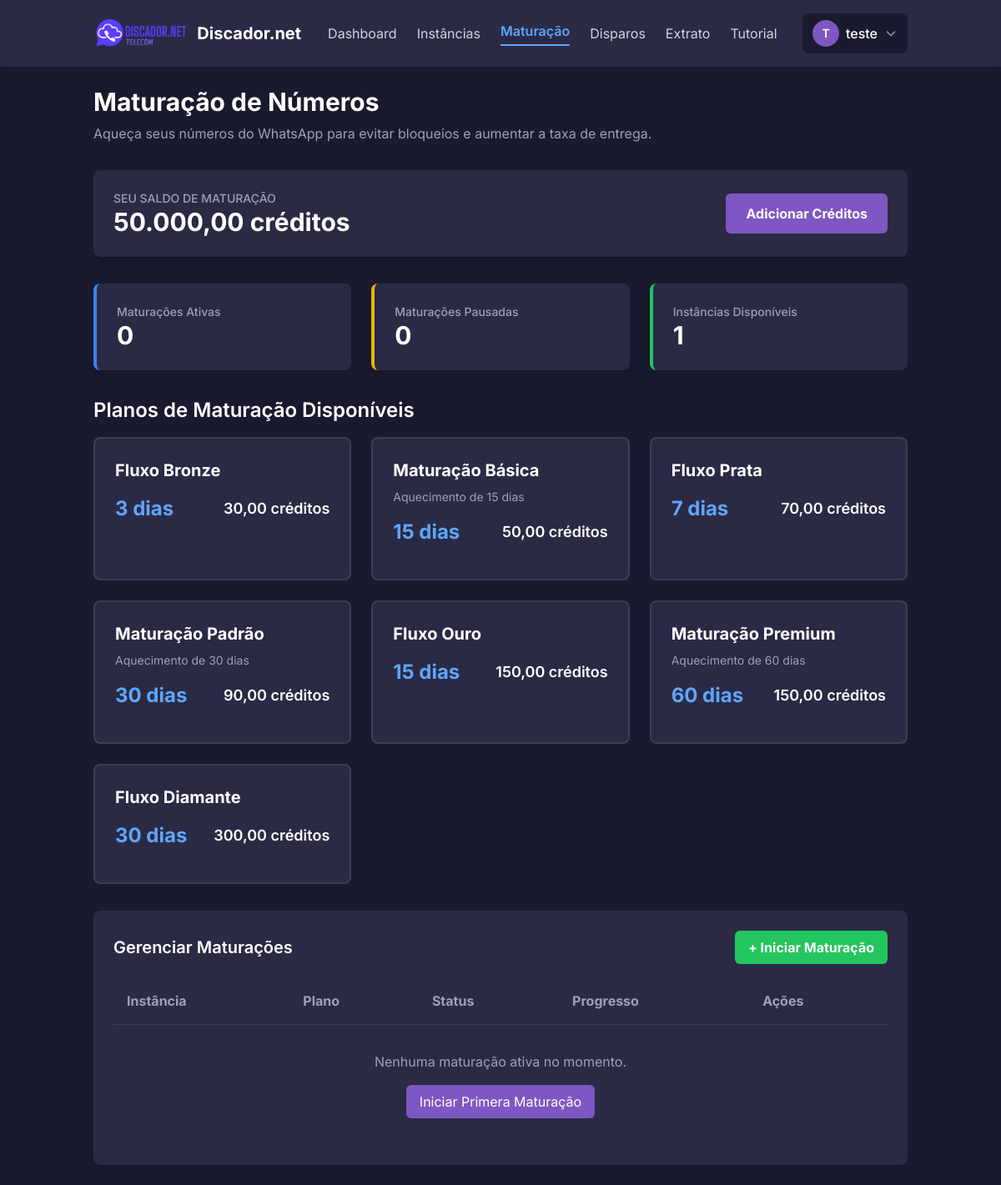
Screenshot of /views/client/maturacao.php (signed in) with the database file from the repository.
### tables this page shows
CREATE TABLE `clientes` (
  `id` int NOT NULL AUTO_INCREMENT,
  `nome` varchar(255) NOT NULL,
  `email` varchar(255) NOT NULL,
  `senha` varchar(255) NOT NULL,
  `saldo_creditos_disparo` int DEFAULT '0',
  `saldo_creditos_maturacao` decimal(10,2) DEFAULT '0.00',
  `reset_token` varchar(64) DEFAULT NULL,
  `reset_token_expires_at` datetime DEFAULT NULL,
  `data_cadastro` timestamp NOT NULL DEFAULT CURRENT_TIMESTAMP,
  `cpf` varchar(14) DEFAULT NULL,
  `telefone` varchar(20) DEFAULT NULL,
  `asaas_customer_id` varchar(255) DEFAULT NULL,
  PRIMARY KEY (`id`),
  UNIQUE KEY `email` (`email`),
  KEY `idx_asaas_customer_id` (`asaas_customer_id`)
);

CREATE TABLE `planos` (
  `id` int NOT NULL AUTO_INCREMENT,
  `nome` varchar(255) NOT NULL,
  `descricao` text,
  `tipo` enum('disparo','maturacao') NOT NULL,
  `preco` decimal(10,2) NOT NULL,
  `creditos_disparo` int DEFAULT NULL COMMENT 'Créditos específicos para planos de disparo',
  `creditos` int DEFAULT '0',
  `duracao_dias` int DEFAULT NULL COMMENT 'Usado para planos de maturação',
  `ativo` tinyint(1) NOT NULL DEFAULT '1',
  PRIMARY KEY (`id`)
);

### views/client/maturacao.php (the view, shortened to what this page needs)
<?php
require_once '../partials/header.php';
require_once __DIR__ . '/../../config/database.php';
$cliente_id = $_SESSION['user_id'];
try {
    $stmt_instancias = $pdo->prepare("SELECT id, nome_instancia, numero_telefone FROM instancias WHERE cliente_id = ? AND status = 'Conectado' ORDER BY nome_instancia");
    $stmt_instancias->execute([$cliente_id]);
    $instancias_conectadas = $stmt_instancias->fetchAll();
    $stmt_planos = $pdo->prepare("SELECT id, nome, descricao, preco, duracao_dias FROM planos WHERE tipo = 'maturacao' AND ativo = TRUE ORDER BY preco");
    $stmt_planos->execute();
    $planos_maturacao = $stmt_planos->fetchAll();
    $stmt_maturacoes = $pdo->prepare("
        SELECT i.id, i.nome_instancia, i.numero_telefone, i.data_fim_maturacao, i.maturacao_restante_secs,
               p.nome as nome_plano, p.duracao_dias, p.preco
        FROM instancias i
        LEFT JOIN planos p ON i.plano_maturacao_id = p.id
        WHERE i.cliente_id = ? AND (i.data_fim_maturacao IS NOT NULL OR i.maturacao_restante_secs > 0)
        ORDER BY i.nome_instancia
    ");
    $stmt_maturacoes->execute([$cliente_id]);
    $maturacoes_ativas = $stmt_maturacoes->fetchAll();
    $stmt_saldo = $pdo->prepare("SELECT saldo_creditos_maturacao FROM clientes WHERE id = ?");
    $stmt_saldo->execute([$cliente_id]);
    $saldo_maturacao = $stmt_saldo->fetchColumn();
    $total_maturando = 0;
    $total_pausadas = 0;
} catch (PDOException $e) {
    die("Erro ao carregar dados de maturação: " . $e->getMessage());
}
?>
<div x-data="{ isStartModalOpen: false, selectedInstance: '', selectedPlan: '', planPrice: 0 }">
    <h1 class="text-3xl font-bold text-white mb-2">Maturação de Números</h1>
    <p class="text-gray-400 mb-8">Aqueça seus números do WhatsApp para evitar bloqueios e aumentar a taxa de entrega.</p>
    <div class="mb-8 p-6 bg-card-fundo rounded-lg shadow-lg flex justify-between items-center">
        <div>
            <h3 class="text-gray-400 text-sm font-medium">SEU SALDO DE MATURAÇÃO</h3>
            <p class="text-3xl font-bold text-white"><?= number_format($saldo_maturacao, 2, ',', '.') ?> créditos</p>
        </div>
        <a href="comprar_planos.php" class="bg-roxo-principal text-white font-bold px-6 py-3 rounded-md hover:bg-purple-600 transition">
            Adicionar Créditos
        </a>
    </div>
    <div class="grid grid-cols-1 md:grid-cols-3 gap-6 mb-8">
        <div class="bg-card-fundo p-6 rounded-lg shadow-lg border-l-4 border-blue-500">
            <h2 class="text-gray-400 text-sm font-medium">Maturações Ativas</h2>
            <p class="text-3xl font-bold text-white"><?= $total_maturando ?></p>
        </div>
        <div class="bg-card-fundo p-6 rounded-lg shadow-lg border-l-4 border-yellow-500">
            <h2 class="text-gray-400 text-sm font-medium">Maturações Pausadas</h2>
            <p class="text-3xl font-bold text-white"><?= $total_pausadas ?></p>
        </div>
        <div class="bg-card-fundo p-6 rounded-lg shadow-lg border-l-4 border-green-500">
            <h2 class="text-gray-400 text-sm font-medium">Instâncias Disponíveis</h2>
            <p class="text-3xl font-bold text-white"><?= count($instancias_conectadas) ?></p>
        </div>
    </div>
    <div class="mb-8">
        <h2 class="text-2xl font-semibold text-white mb-4">Planos de Maturação Disponíveis</h2>
        <div class="grid grid-cols-1 md:grid-cols-2 lg:grid-cols-3 gap-6">
            <?php foreach ($planos_maturacao as $plano): ?>
                <div class="bg-card-fundo rounded-lg p-6 border-2 border-gray-700 hover:border-blue-500 transition">
                    <h3 class="text-xl font-bold text-white mb-2"><?= htmlspecialchars($plano['nome']) ?></h3>
                    <p class="text-gray-400 text-sm mb-4"><?= htmlspecialchars($plano['descricao']) ?></p>
                    <div class="flex justify-between items-center mb-4">
                        <span class="text-2xl font-bold text-blue-400"><?= $plano['duracao_dias'] ?> dias</span>
                        <span class="text-lg font-semibold text-white"><?= number_format($plano['preco'], 2, ',', '.') ?> créditos</span>
                    </div>
                </div>
            <?php endforeach; ?>
        </div>
    </div>
    <div class="bg-card-fundo rounded-lg shadow-lg p-6">
        <div class="flex justify-between items-center mb-4">
            <h2 class="text-xl font-semibold text-white">Gerenciar Maturações</h2>
            <?php if (!empty($instancias_conectadas) && !empty($planos_maturacao)): ?>
                <button @click="isStartModalOpen = true" class="bg-verde-sucesso text-white font-bold px-4 py-2 rounded-md hover:bg-green-600 transition">
                    + Iniciar Maturação
                </button>
            <?php endif; ?>
        </div>
        <?php if (empty($instancias_conectadas)): ?>
            <div class="text-center py-8">
                <div class="flex flex-col items-center">
                    <svg class="w-16 h-16 mb-4 text-gray-600" fill="none" stroke="currentColor" viewBox="0 0 24 24">
                        <path stroke-linecap="round" stroke-linejoin="round" stroke-width="2" d="M8 12h.01M12 12h.01M16 12h.01M21 12c0 4.418-4.03 8-9 8a9.863 9.863 0 01-4.255-.949L3 20l1.395-3.72C3.512 15.042 3 13.574 3 12c0-4.418 4.03-8 9-8s9 3.582 9 8z"></path>
                    </svg>
                    <h3 class="text-xl font-semibold text-yellow-400 mb-2">Nenhuma instância conectada</h3>
                    <p class="text-gray-300 mb-4">Você precisa ter pelo menos uma instância conectada para iniciar a maturação.</p>
                    <a href="instancias.php" class="bg-roxo-principal text-white font-bold py-2 px-4 rounded-md hover:bg-purple-600 transition">
                        Gerenciar Instâncias
                    </a>
                </div>
            </div>
        <?php else: ?>
            <div class="overflow-x-auto">
                <table class="w-full text-left">
                    <thead>
                        <tr class="text-gray-400 border-b border-gray-700">
                            <th class="p-4">Instância</th>
                            <th class="p-4">Plano</th>
                            <th class="p-4">Status</th>
                            <th class="p-4">Progresso</th>
                            <th class="p-4">Ações</th>
                        </tr>
                    </thead>
                    <tbody>
                        <?php if (empty($maturacoes_ativas)): ?>
                            <tr>
                                <td colspan="5" class="text-center p-8 text-gray-400">
                                    <p class="mb-4">Nenhuma maturação ativa no momento.</p>
                                    <button @click="isStartModalOpen = true" class="bg-roxo-principal text-white px-4 py-2 rounded-md hover:bg-purple-600 transition">
                                        Iniciar Primera Maturação
                                    </button>
                                </td>
                            </tr>
                        <?php endif; ?>
                    </tbody>
                </table>
            </div>
        <?php endif; ?>
    </div>
</div>
<?php require_once '../partials/footer.php'; ?>

### views/partials/header.php (style rules this page uses)
body { font-family: 'Inter', sans-serif; }

### rows the page displays
clientes: saldo_creditos_maturacao "50.000,00"
planos: nome "Fluxo Bronze", duracao_dias "3", preco "30,00"
planos: nome "Maturação Básica", descricao "Aquecimento de 15 dias", duracao_dias "15", preco "50,00"
planos: nome "Fluxo Prata", duracao_dias "7", preco "70,00"
planos: nome "Maturação Padrão", descricao "Aquecimento de 30 dias", duracao_dias "30", preco "90,00"
planos: nome "Fluxo Ouro", duracao_dias "15", preco "150,00"
planos: nome "Maturação Premium", descricao "Aquecimento de 60 dias", duracao_dias "60", preco "150,00"
planos: nome "Fluxo Diamante", duracao_dias "30", preco "300,00"

### other values shown
substr($userName, 0, 1) "T"
explode(' ', $userName)[0] "teste"
$total_maturando "0"
$total_pausadas "0"
count($instancias_conectadas) "1"
